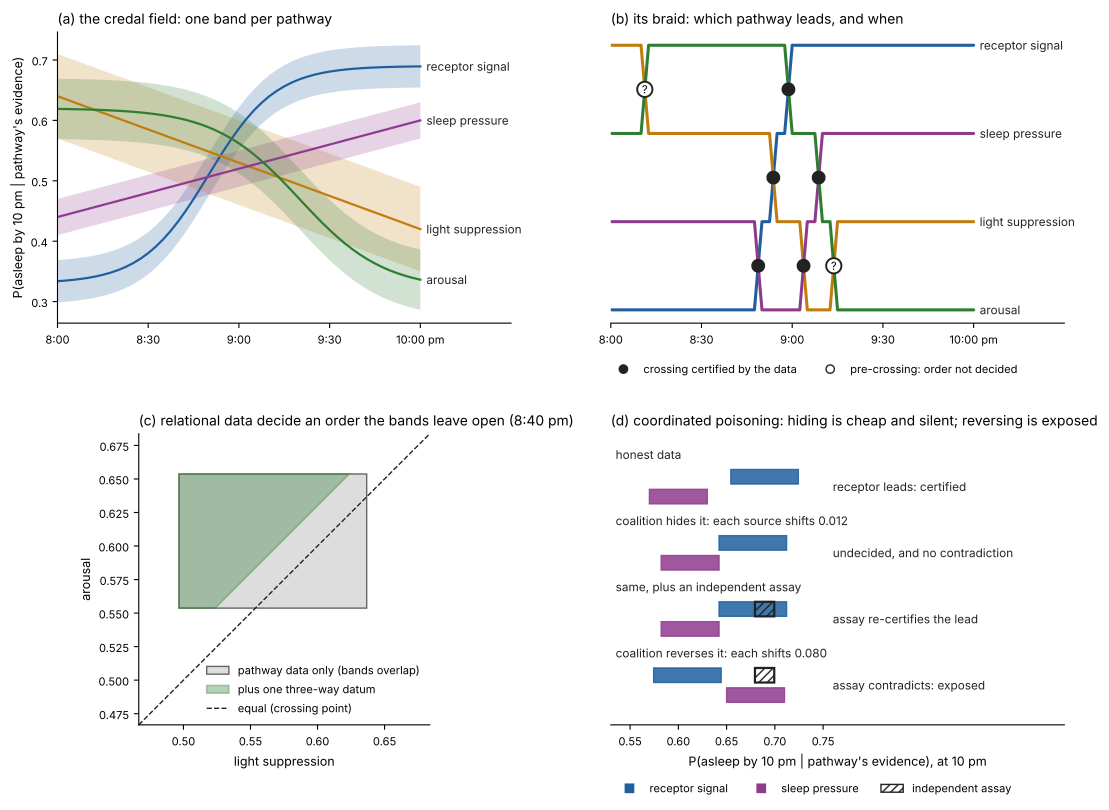

The script that saved this image:
"""Figure for 'The conditional credal field': a melatonin-flavoured toy (four pathways, a 120-minute window).
  (a) the field: each pathway's credal band for P(asleep by the deadline | pathway's evidence), over time
  (b) its braid: strands ordered by the central law; crossings certified by the data (filled) or left undecided (open, 'pre-crossings')
  (c) relational data decide a crossing the bands leave open: the field projected on two pathways, without and with a three-way datum
  (d) coordinated poisoning at the deadline: hiding the receptor pathway's lead costs little and raises no contradiction; reversing it
      costs more and an independent assay exposes it
All numbers come from pce/credalfield.py (palette validated: blue, amber, purple, green, adjacent CVD dE >= 14.8)."""
import os, sys, itertools
import numpy as np, matplotlib
matplotlib.use("Agg"); import matplotlib.pyplot as plt
from matplotlib.patches import Polygon, Rectangle
HERE = os.path.dirname(os.path.abspath(__file__)); sys.path.insert(0, os.path.join(HERE, "..", "engine"))
from pce import credalfield as CF
COL = ["#1f5f9e", "#c27c0e", "#8e3b8e", "#2e7d32"]; INK, MUTED, GRID = "#222222", "#666666", "#dddddd"
M = CF.MODEL; k, q, p = M["k"], M["q"], M["p"]; T = CF.T
C = np.array([CF.centres(t) for t in T]); W = np.array([CF.halfwidths(t) for t in T])
seq = {(i, j): [CF.order_decided(k, q, p, *CF.data_at(t), i, j) for t in T] for i, j in itertools.combinations(range(k), 2)}
XT = [0, 30, 60, 90, 120]; XL = ["8:00", "8:30", "9:00", "9:30", "10:00 pm"]
fig = plt.figure(figsize=(13, 9)); gs = fig.add_gridspec(2, 2, hspace=0.38, wspace=0.22)

# (a)
a = fig.add_subplot(gs[0, 0])
for i in range(k):
    a.fill_between(T, C[:, i] - W[:, i], C[:, i] + W[:, i], color=COL[i], alpha=0.22, lw=0)
    a.plot(T, C[:, i], color=COL[i], lw=1.6); a.text(122, C[-1, i], CF.NAMES[i], color=INK, fontsize=8.5, va="center")
a.set_xlim(0, 150); a.set_xticks(XT); a.set_xticklabels(XL, fontsize=8); a.tick_params(labelsize=8)
a.set_ylabel("P(asleep by 10 pm | pathway's evidence)", fontsize=9); a.set_title("(a) the credal field: one band per pathway", fontsize=10, loc="left")

# (b)
b = fig.add_subplot(gs[0, 1])
rank = np.argsort(np.argsort(-C, axis=1), axis=1)                              # rank 0 = highest
Y = 3 - rank
for i in range(k): b.plot(T, Y[:, i], color=COL[i], lw=2.2, solid_capstyle="round")
for i in range(k): b.text(122, Y[-1, i], CF.NAMES[i], fontsize=8.5, va="center", color=INK)
ncert = nund = 0
for (i, j), s in seq.items():
    d = np.sign(C[:, i] - C[:, j]); sw = np.where(d[:-1] != d[1:])[0]
    for t0 in sw:
        before = [v for v in s[:t0 + 1] if v != 0]; after = [v for v in s[t0 + 1:] if v != 0]
        others = [u for u in sw if u != t0 and ((before and u < t0) or (after and u > t0))]
        lb = max([t for t in range(t0 + 1) if s[t] != 0], default=None); la = min([t for t in range(t0 + 1, len(T)) if s[t] != 0], default=None)
        n_between = sum(1 for u in sw if lb is not None and la is not None and lb <= u < la)
        certified = lb is not None and la is not None and s[lb] != s[la] and n_between == 1
        x = T[t0] + (T[t0 + 1] - T[t0]) * abs(d[t0]) / 2; yv = (Y[t0, i] + Y[t0, j] + Y[t0 + 1, i] + Y[t0 + 1, j]) / 4
        if certified: b.plot(x, yv, "o", ms=9, color=INK, zorder=5); ncert += 1
        else: b.plot(x, yv, "o", ms=11, mfc="white", mec=INK, mew=1.4, zorder=5); b.text(x, yv, "?", ha="center", va="center", fontsize=8, zorder=6); nund += 1
b.plot([], [], "o", color=INK, label="crossing certified by the data"); b.plot([], [], "o", mfc="white", mec=INK, label="pre-crossing: order not decided")
b.legend(fontsize=8, frameon=False, loc="upper center", bbox_to_anchor=(0.45, -0.1), ncol=2); b.set_yticks([]); b.set_xlim(0, 150); b.set_xticks(XT); b.set_xticklabels(XL, fontsize=8)
b.set_title("(b) its braid: which pathway leads, and when", fontsize=10, loc="left")

# (c)
c = fig.add_subplot(gs[1, 0]); t = 40.0; aa, ee = CF.data_at(t); i, j = 1, 3
rel = [(1, 3, 1, 0, 1, 0.0, 0.005), (1, 3, 0, 1, 1, 0.02, 1.0)]
P0 = CF.projection(k, q, p, aa, ee, i, j); P1 = CF.projection(k, q, p, aa, ee, i, j, rel=rel)
c.add_patch(Polygon(P0, closed=True, fc=GRID, ec=MUTED, lw=1, label="pathway data only (bands overlap)"))
c.add_patch(Polygon(P1, closed=True, fc=COL[3], alpha=0.35, ec=COL[3], lw=1.2, label="plus one three-way datum"))
lo, hi = P0.min() - 0.03, P0.max() + 0.03; c.plot([lo, hi], [lo, hi], "--", color=INK, lw=1, label="equal (crossing point)")
c.set_xlim(lo, hi); c.set_ylim(lo, hi); c.set_aspect("equal"); c.tick_params(labelsize=8)
c.set_xlabel("light suppression", fontsize=9); c.set_ylabel("arousal", fontsize=9); c.legend(fontsize=8, frameon=False, loc="lower right")
c.set_title("(c) relational data decide an order the bands leave open (8:40 pm)", fontsize=10, loc="left")

# (d)
dax = fig.add_subplot(gs[1, 1]); a0, e0 = CF.data_at(120.0); L = (a0 - e0) / p; U = (a0 + e0) / p; R, S = 0, 2
g = L[R] - U[S]; true_c = CF.centres(120.0)[R]; eta = 0.01
rows = [("honest data", 0, 0, False, "receptor leads: certified"),
        (f"coalition hides it: each source shifts {g / 2:.3f}", g / 2, g / 2, False, "undecided, and no contradiction"),
        ("same, plus an independent assay", g / 2, g / 2, True, "assay re-certifies the lead"),
        ("coalition reverses it: each shifts 0.080", 0.08, 0.08, True, "assay contradicts: exposed")]
for r, (lab, sr, ss, anchor, out) in enumerate(rows):
    y = 3 - r; rl, ru = L[R] - sr, U[R] - sr; sl, su = L[S] + ss, U[S] + ss
    dax.add_patch(Rectangle((rl, y + 0.04), ru - rl, 0.22, color=COL[R], alpha=0.85)); dax.add_patch(Rectangle((sl, y - 0.26), su - sl, 0.22, color=COL[S], alpha=0.85))
    if anchor: dax.add_patch(Rectangle((true_c - eta, y + 0.04), 2 * eta, 0.22, fill=False, ec=INK, lw=1.6, hatch="////"))
    dax.text(0.535, y + 0.42, lab, fontsize=8.5, color=INK); dax.text(0.76, y, out, fontsize=8.5, color=INK, va="center")
dax.set_xlim(0.53, 1.0); dax.set_ylim(-0.6, 3.8); dax.set_yticks([]); dax.tick_params(labelsize=8)
dax.set_xticks([0.55, 0.6, 0.65, 0.7, 0.75]); dax.set_xlabel("P(asleep by 10 pm | pathway's evidence), at 10 pm", fontsize=9)
dax.plot([], [], "s", color=COL[R], label="receptor signal"); dax.plot([], [], "s", color=COL[S], label="sleep pressure")
dax.add_patch(Rectangle((0, 0), 0, 0, fill=False, ec=INK, hatch="////", label="independent assay")); dax.legend(fontsize=8, frameon=False, loc="upper center", bbox_to_anchor=(0.45, -0.16), ncol=3)
dax.set_title("(d) coordinated poisoning: hiding is cheap and silent; reversing is exposed", fontsize=10, loc="left")
for x in (a, b, c, dax): x.spines[["top", "right"]].set_visible(False)
b.spines[["left"]].set_visible(False); dax.spines[["left"]].set_visible(False)
fig.savefig(os.path.join(HERE, "fig_credalfield.pdf"), bbox_inches="tight"); fig.savefig(os.path.join(HERE, "fig_credalfield.png"), dpi=150, bbox_inches="tight")
print("crossings certified", ncert, "undecided", nund)
